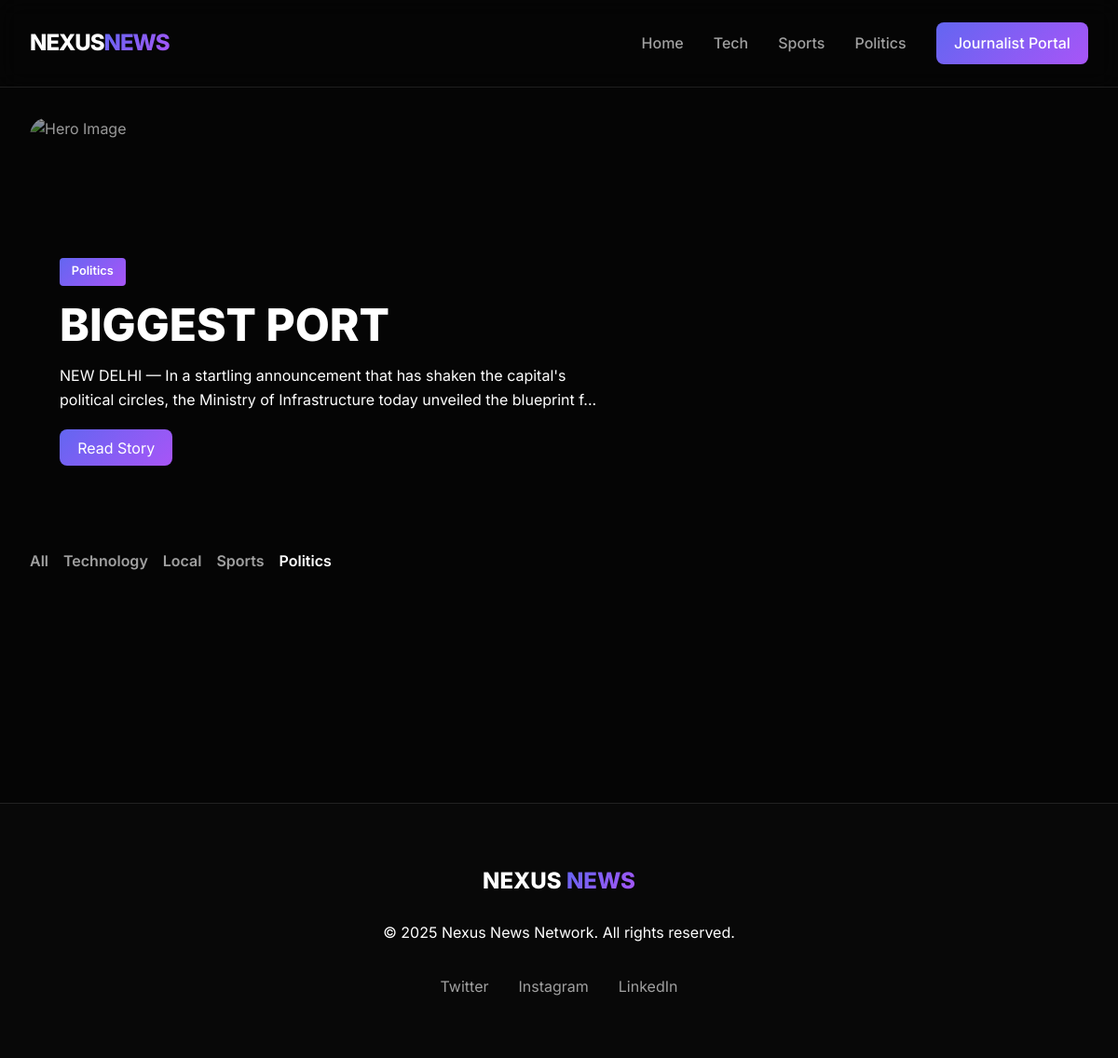
The page /?category=Politics on the database its author committed.
### app.py (models this page shows, shortened)
class News(db.Model):
    id = db.Column(db.Integer, primary_key=True)
    title = db.Column(db.String(200), nullable=False)
    content = db.Column(db.Text, nullable=False)
    author = db.Column(db.String(100), nullable=False)
    category = db.Column(db.String(50), nullable=False)
    image_url = db.Column(db.String(300))
    video_url = db.Column(db.String(300))
    area = db.Column(db.String(100)) # User area
    created_at = db.Column(db.DateTime, default=datetime.utcnow)

### app.py (the view)
@app.route('/')
def index():
    area = request.args.get('area')
    category = request.args.get('category')
    query = News.query
    if area:
        query = query.filter_by(area=area)
    if category:
        query = query.filter_by(category=category)
    news_list = query.order_by(News.created_at.desc()).all()
    areas = db.session.query(News.area).distinct().all()
    categories = db.session.query(News.category).distinct().all()
    return render_template('index.html', news_list=news_list, areas=[a[0] for a in areas if a[0]], categories=[c[0] for c in categories if c[0]])

### templates/index.html (shortened to what this page needs)
{% extends 'base.html' %}
{% block content %}
{% if news_list %}
<section class="hero">
    {% set latest = news_list[0] %}
    <img src="{{ latest.image_url if latest.image_url else 'https://images.unsplash.com/photo-1504711434969-e33886168f5c?q=80&w=1200' }}"
        alt="Hero Image" class="hero-img">
    <div class="hero-text">
        <span class="tag">{{ latest.category }}</span>
        <h1>{{ latest.title }}</h1>
        <p>{{ latest.content[:150] }}...</p>
        <br>
        <a href="/news/{{ latest.id }}" class="upload-btn" style="text-decoration: none;">Read Story</a>
    </div>
</section>
<div class="filter-bar" style="margin-bottom: 3rem; display: flex; gap: 1rem; overflow-x: auto; padding-bottom: 1rem;">
    <a href="/"
        style="text-decoration: none; color: {{ 'var(--text-primary)' if not request.args.get('category') else 'var(--text-secondary)' }}; font-weight: 600;">All</a>
    {% for cat in categories %}
    <a href="/?category={{ cat }}"
        style="text-decoration: none; color: {{ 'var(--text-primary)' if request.args.get('category') == cat else 'var(--text-secondary)' }}; font-weight: 600;">{{
        cat }}</a>
    {% endfor %}
</div>
{% endif %}
{% endblock %}

### static/css/style.css (style rules this page uses)
:root { --bg-color: #050505; --text-primary: #ffffff; --text-secondary: #a0a0a0; --accent-color: #6366f1; --accent-gradient: linear-gradient(135deg, #6366f1 0%, #a855f7 100%); --card-bg: rgba(255, 255, 255, 0.03); --glass-border: rgba(255, 255, 255, 0.1); --nav-bg: rgba(5, 5, 5, 0.8); }
* { margin: 0; padding: 0; box-sizing: border-box; }
body { background-color: var(--bg-color); color: var(--text-primary); font-family: 'Inter', sans-serif; line-height: 1.6; overflow-x: hidden; }
.upload-btn { background: var(--accent-gradient); padding: 0.6rem 1.2rem; border-radius: 8px; color: white !important; transition: transform 0.3s cubic-bezier(0.175, 0.885, 0.32, 1.275) !important; }
.hero { margin-bottom: 4rem; position: relative; border-radius: 20px; overflow: hidden; height: 400px; }
.hero-img { width: 100%; height: 100%; object-fit: cover; filter: brightness(0.6); }
.hero-text { position: absolute; bottom: 2rem; left: 2rem; max-width: 600px; }
.hero-text h1 { font-size: 3rem; font-weight: 800; margin-bottom: 1rem; line-height: 1.1; }
.tag { background: var(--accent-gradient); padding: 0.3rem 0.8rem; border-radius: 4px; font-size: 0.8rem; font-weight: 600; margin-bottom: 1rem; display: inline-block; }

### rows shown on the page
News: category "Politics", title "BIGGEST PORT", content "NEW DELHI — In a startling announcement that has shaken the capital's political circles, the Ministry of Infrastructure today unveiled the blueprint f"
News: category "Technology"
News: category "Sports"

### other values the page prints
{{ cat }} "Local"
